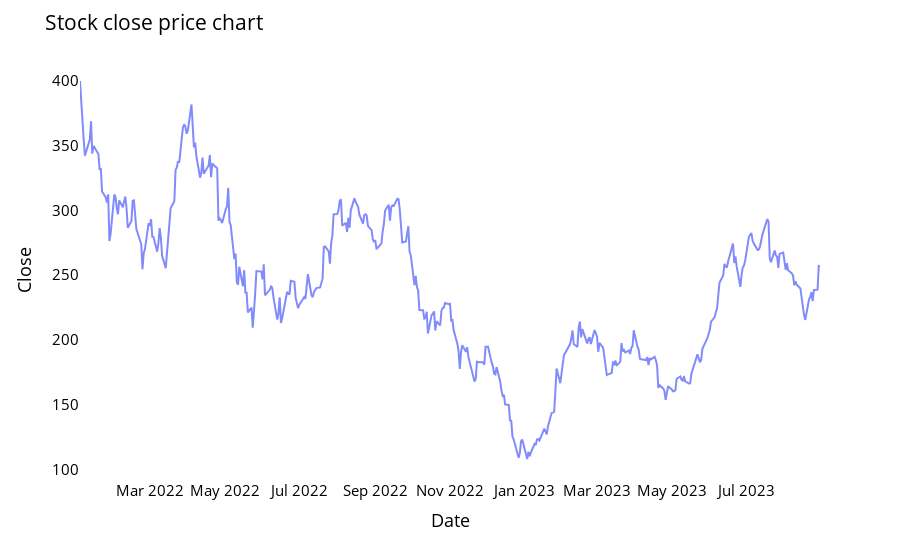

Notebook cell for this chart:
### Code cell
fig = px.line(df_stock_close, x=df_stock_close.index, y=df_stock_close.Close,labels={'date':'Date','close':'Close Stock'})
fig.update_traces(marker_line_width=2, opacity=0.8)
fig.update_layout(title_text='Stock close price chart', plot_bgcolor='white', font_size=15, font_color='black')
fig.update_xaxes(showgrid=False)
fig.update_yaxes(showgrid=False)
fig.show()

### Figure 1 — Plotly figure (JSON) as saved in the notebook; plotly's stock layout.template omitted (floating-point values rounded to 4 significant figures; data arrays with more than 128 entries replaced by an {"elided": "..."} marker saying what was removed)
{"data": [{"hovertemplate": "Date=%{x}<br>Close=%{y}<extra></extra>", "legendgroup": "", "line": {"color": "#636efa", "dash": "solid"}, "marker": {"line": {"width": 2}, "symbol": "circle"}, "mode": "lines", "name": "", "opacity": 0.8, "orientation": "v", "showlegend": false, "type": "scatter", "x": {"elided": "417 str values"}, "xaxis": "x", "y": {"elided": "417 float values"}, "yaxis": "y"}], "layout": {"font": {"color": "black", "size": 15}, "legend": {"tracegroupgap": 0}, "margin": {"t": 60}, "plot_bgcolor": "white", "title": {"text": "Stock close price chart"}, "xaxis": {"anchor": "y", "domain": [0, 1], "showgrid": false, "title": {"text": "Date"}}, "yaxis": {"anchor": "x", "domain": [0, 1], "showgrid": false, "title": {"text": "Close"}}}}
